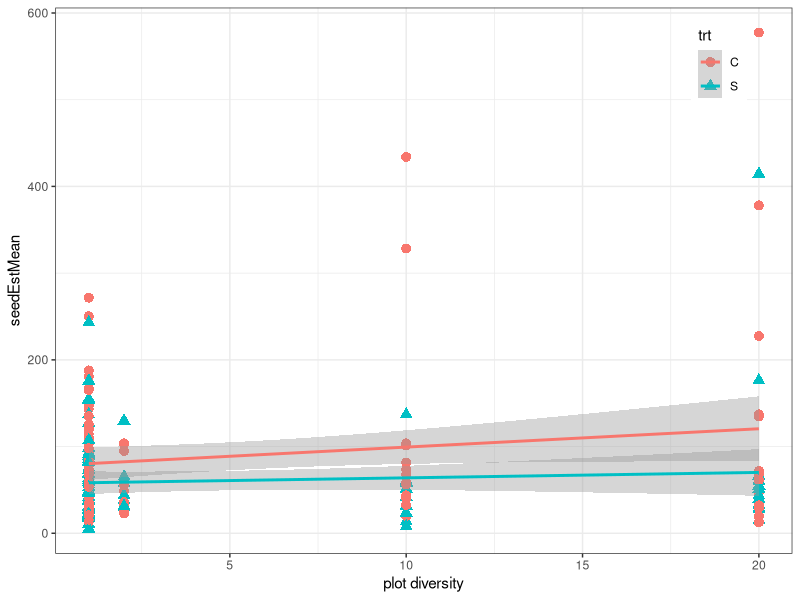

Here is the R script that generated this plot:
#AtCG fecundity figures
#7/23/2019

library(ggplot2)
library(plyr)

#data
# fieldData <- read.csv("FieldDataWithDiversityInfo.csv")
# lineData <- read.csv("chosenLines.csv")
modeldata <- read.delim("modeldata_20190711.txt", na.strings=c(""," ","NA"))
fecundityData <- read.delim("Field-Fecundity-DATA-2018.txt", header = T)

seed_mean <- ddply(fecundityData, .(Pot.Number), summarize, 
                   seedEstMean=mean(Seed_Num_estimate),potTotSiliqueNum=sum(Total.Slique.Number),numFecPlants=length(Pot.Number))
modeldata_f <- merge.data.frame(modeldata, seed_mean, by.x="PotID", by.y="Pot.Number", all.x=TRUE)
modeldata_f<-modeldata_f[!is.na(modeldata_f$seedEstMean),] #lose 18 damaged pots


####scatterplots####
#seedEstMean

pseedEst_div <- ggplot(modeldata_f,aes(divLevel,seedEstMean, color=trt))+geom_point(aes(shape=trt, color=trt), size=3) + #facet_grid(. ~ Trt)
  geom_smooth(method=glm, se=TRUE)+ #ylim(0,1)+
  #   coord_cartesian(ylim = c(0, 1.02)) +
  xlab("plot diversity")+ylab("seedEstMean")+ 
  #   annotate(geom="text", x=-4, y=3.5, label="(a)",fontface="bold", size=5)+
  theme_bw() +
  theme(legend.position=c(.9,.9))
# ggtitle("(f)")+theme(plot.title = element_text(lineheight=2, face="bold",hjust = 0))
pseedEst_div
